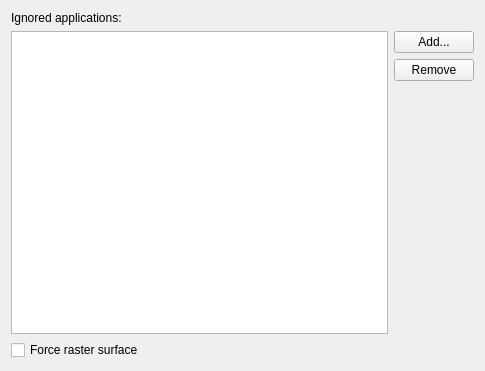
<?xml version="1.0" encoding="UTF-8"?>
<ui version="4.0">
 <class>TroubleshootingPage</class>
 <widget class="QWidget" name="TroubleshootingPage">
  <property name="geometry">
   <rect>
    <x>0</x>
    <y>0</y>
    <width>485</width>
    <height>371</height>
   </rect>
  </property>
  <property name="windowTitle">
   <string notr="true">Form</string>
  </property>
  <layout class="QVBoxLayout" name="verticalLayout">
   <item>
    <widget class="QLabel" name="label">
     <property name="text">
      <string>Ignored applications:</string>
     </property>
    </widget>
   </item>
   <item>
    <layout class="QGridLayout" name="gridLayout">
     <item row="0" column="1">
      <widget class="QPushButton" name="addAppButton">
       <property name="text">
        <string>Add...</string>
       </property>
       <property name="icon">
        <iconset theme="list-add">
         <normaloff>.</normaloff>.</iconset>
       </property>
      </widget>
     </item>
     <item row="1" column="1">
      <widget class="QPushButton" name="removeAppButton">
       <property name="text">
        <string>Remove</string>
       </property>
       <property name="icon">
        <iconset theme="list-remove">
         <normaloff>.</normaloff>.</iconset>
       </property>
      </widget>
     </item>
     <item row="2" column="1">
      <spacer name="verticalSpacer">
       <property name="orientation">
        <enum>Qt::Vertical</enum>
       </property>
       <property name="sizeType">
        <enum>QSizePolicy::Expanding</enum>
       </property>
       <property name="sizeHint" stdset="0">
        <size>
         <width>20</width>
         <height>68</height>
        </size>
       </property>
      </spacer>
     </item>
     <item row="0" column="0" rowspan="3">
      <widget class="QListWidget" name="ignoredAppsListWidget">
       <property name="sizePolicy">
        <sizepolicy hsizetype="Expanding" vsizetype="Minimum">
         <horstretch>0</horstretch>
         <verstretch>0</verstretch>
        </sizepolicy>
       </property>
       <property name="toolTip">
        <string>Do not apply any styles and color schemes for the listed applications.</string>
       </property>
      </widget>
     </item>
    </layout>
   </item>
   <item>
    <widget class="QCheckBox" name="forceRasterCheckBox">
     <property name="toolTip">
      <string>Make top-level widgets use pure raster surfaces, and do not support non-native GL-based child widgets.</string>
     </property>
     <property name="text">
      <string>Force raster surface</string>
     </property>
     <property name="tristate">
      <bool>true</bool>
     </property>
    </widget>
   </item>
  </layout>
 </widget>
 <resources/>
 <connections/>
</ui>
